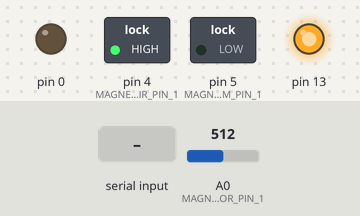
The sketch below on a simulated Teensy 4. On the bench: switched loads named in the sketch (green lamp = pin HIGH), output pins drawn as LEDs (lit = HIGH). Inputs (shaded band) come from the test bench; at power-on: A0 (MAGNET_SENSOR_PIN_1) = 512. What the sketch prints to the serial monitor is not drawn.

Above: at 1.2 s.
1.3 s: "g90\n" received over Serial
2.8 s: A0 (MAGNET_SENSOR_PIN_1) set to 0
At 5.7 s:
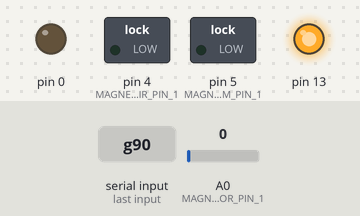
5.8 s: A0 (MAGNET_SENSOR_PIN_1) set to 160
At 7.9 s:
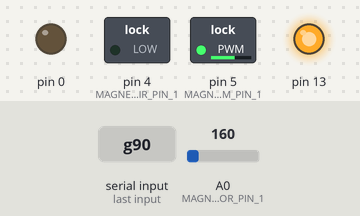
8.8 s: "g,45\n" received over Serial
At 9.8 s:
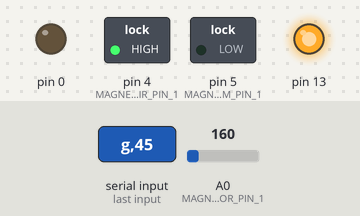
Timing chart, 0 to 11.3 s (numbered marks = the images above; inputs shaded):
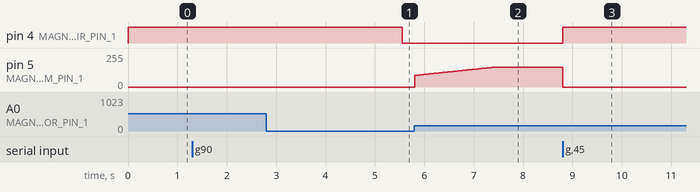

Measured:
- after the input at 2.8 s, pin 4 (MAGNET_DIR_PIN_1): HIGH → LOW after 2.7 s
- after the input at 8.8 s, pin 4 (MAGNET_DIR_PIN_1): LOW → HIGH at once; pin 5 (MAGNET_PWM_PIN_1): 150/255 → 0/255 at once

The sketch:

float-magnet.ino
```cpp
#include<Arduino.h>
#include"const.hpp"
#include"manget.hpp"

bool isGenerating = false;
float targetVal = 180.0;
Magnet magnet1(MAGNET_DIR_PIN_1,MAGNET_PWM_PIN_1,MAGNET_SENSOR_PIN_1);

void setup() {
  // put your setup code here, to run once:
  Serial.begin(9600);
  pinMode(13,OUTPUT);
  digitalWrite(13,HIGH);
  magnet1.setup();
  pinMode(MAGNET_DIR_PIN_1,OUTPUT);
  pinMode(MAGNET_PWM_PIN_1,OUTPUT);
}

void loop() {
  // put your main code here, to run repeatedly:
  magnet1.update();
  magnet1.handleMagnet(targetVal);
  digitalWrite(MAGNET_DIR_PIN_1,magnet1.getPWM() > 0 ? LOW : HIGH);
  analogWrite(MAGNET_PWM_PIN_1,magnet1.getPWM());
  delayMicroseconds(500);

  if (Serial.available()) {
    handleSerialEvent();
  }
}

void handleSerialEvent() {
  char cmd = Serial.read();
  switch (cmd) {
    case 'g':
      magnet1.setIsGenerating(!magnet1.getIsGenerating());
      Serial.println(magnet1.getIsGenerating() ? "Magnet is active." : "Magnet is deactive.");
      magnet1.reset();
      break;
    case 't':
      targetVal = fetchValue();
    default:
      break;
  }
}


int fetchValue() {
  int i = 0;
  char string[10];

  while (i < (int)sizeof(string)) {
    if (Serial.available()) {
      char c = Serial.read();
      if ((c >= '0' && c <= '9') || c == '-') {
        string[i] = c;
        i++;
      } else {
        string[i] = '\0';
        break;
      }
    }
  }
  return atoi(string);
}
```

const.hpp
```cpp
const int MAGNET_DIR_PIN_1 = 4;
const int MAGNET_PWM_PIN_1 = 5;
const int MAGNET_SENSOR_PIN_1 = 14;
```

manget.hpp
```cpp
#ifndef   MAGNET_HPP
#define   MAGNET_HPP
#include<Arduino.h>

class Magnet {
    public:
        int pwm_pin, sensor_pin, dir_pin;
        Magnet(int dir, int pwm, int sensor) {
            pwm_pin = pwm_pin;
            sensor_pin = sensor_pin;
            dir_pin = dir_pin;
        }
        void setup() {
            pinMode(pwm_pin,OUTPUT);
            pinMode(dir_pin,OUTPUT);
        }
        void update() {
            sensor_val = analogRead(sensor_pin);
        }
        bool getIsGenerating() {return isGenerating;}
        void setIsGenerating(bool isGen) {isGenerating = isGen;}
        int getPWM() {return pwm_val;}
        int getSensorVal() { return sensor_val; }
        void handleMagnet(int target) {
            if (isGenerating) {
                pwm_val = pwmfunc(sensor_val,target);
            } else {
                pwm_val = 0;
            }
            pwm_val = constrain(PWM_CORR * pwm_val, -MAX_PWM_VAL, MAX_PWM_VAL);
        }
        void reset() {
            pwm_val = 0;
            error_i = 0;
            error_prev = 0;
        }

    private:
        float pwm_val;
        int sensor_val = 0;
        float KP=0.005,KI=0.002,KD=0.00001;
        float PWM_CORR = 0.5;
        float error_i;
        float error_prev;
        int last_updated_time;
        int MAX_PWM_VAL = 150;
        int THRESHOULD_UPPER = 210;
        int range = 100;
        bool isGenerating = false;
        int pwmfunc(int val, int target) {
            // pid
            float error = target - val;
            error_i += error;
            float error_d = (error - error_prev) / (float)(micros() - last_updated_time) * 1000000.0;
            pwm_val += error * KP + error_i * KI + error_d * KD;
            last_updated_time = micros();
            error_prev = error;
            Serial.println("pwm : " + (String)pwm_val + " error : " + error + " error_i : " + error_i);
            return pwm_val;
        };
};

#endif 
```
